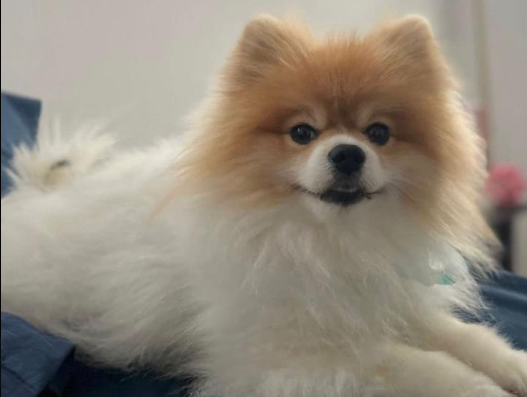
#> input picture img_transformation/barto.png, 527 x 397 px
$ jupyter execute Untitled-1.ipynb
#> lines starting #> are read from the running program, lines starting #| are printed output that depends on the picture
[cell 1]
import numpy as np
import cv2
from matplotlib import pyplot as plt

def bgr2rgb(img):
    return cv2.cvtColor(img, cv2.COLOR_BGR2RGB)

img = cv2.imread('barto.png')
#> img is the input picture: shape (397, 527, 3); mean B, G, R 126.4, 139.9, 148.9
plt.imshow(bgr2rgb(img))
plt.show()

[cell 2]
def crop(img, x1, y1, x2, y2):
    '''
    Crop an image using NumPy array indexing.
    Parameters:
    image (numpy.ndarray): The input image as a NumPy array.
    x1 (int): The x-coordinate of the top-left corner of the cropping area.
    y1 (int): The y-coordinate of the top-left corner of the cropping area.
    x2 (int): The x-coordinate of the bottom-right corner of the cropping area.
    y2 (int): The y-coordinate of the bottom-right corner of the cropping area.

    Returns:
    numpy.ndarray: The cropped image as a NumPy array.
    '''
    # YOUR CODE HERE

    cropped_image = img[x1:x2, y1:y2]

    return cropped_image


imgcropped = crop(img,30,30,40,50)
plt.imshow(bgr2rgb(imgcropped))
plt.show()
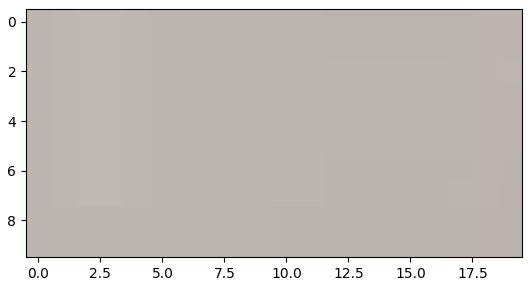
#> figure drawn by matplotlib, 1 panel

[cell 3]
def flip(img, axis):
    '''
    Flip an image using NumPy array indexing.

    Parameters:
    image (numpy.ndarray): The input image as a NumPy array.
    axis (int): The axis along which to flip the image.
                0: Flip vertically (upside down).
                1: Flip horizontally (mirror image).

    Returns:
    numpy.ndarray: The flipped image as a NumPy array.
    '''
#> called with axis = 1
     # YOUR CODE HERE
    flipped_image = cv2.flip(img,axis)
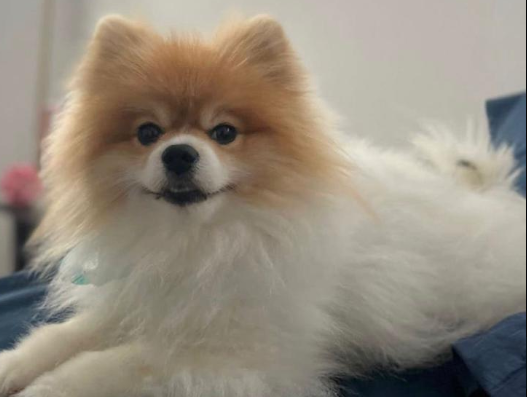
#> flipped_image: shape (397, 527, 3); mean B, G, R 126.4, 139.9, 148.9
    return flipped_image

newimg = flip(img,1)
plt.imshow(bgr2rgb(newimg))
plt.show()

[cell 4]
def translate_image(img, dx, dy):
    '''
    Parameters:
    image (numpy.ndarray): The input image as a NumPy array.
    dx (int): The translation amount in the x-direction. Positive values translate to the right.
    dy (int): The translation amount in the y-direction. Positive values translate down

    Returns:
    numpy.ndarray: The translated image as a NumPy array.
    '''
#> called with dx = 20, dy = 20

    # YOUR CODE HERE
    h, w = img.shape[:2]
#> h = 397; w = 527
    T = np.float32([[1, 0, w/4],[0, 1, h/4]])
#> T = [[1, 0, 131.8], [0, 1, 99.25]]

    translated_image = cv2.warpAffine(img, T, (w,h))
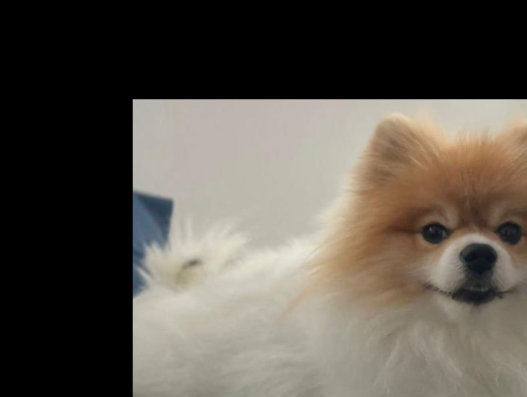
#> translated_image: shape (397, 527, 3); mean B, G, R 77.1, 85.5, 91.4

    return translated_image

translated_image = translate_image(img,20,20)
plt.imshow(bgr2rgb(translated_image))
plt.show()

[cell 5]
def rotate_image(img, angle):
    """
    Rotate an image using NumPy and OpenCV.

    Parameters:
    image (numpy.ndarray): The input image as a NumPy array.
    angle (float): The rotation angle in degrees.

    Returns:
    numpy.ndarray: The rotated image as a NumPy array.
    """
#> called with angle = 45

    # YOUR CODE HERE
    h, w = img.shape[:2]
#> h = 397; w = 527
    rotation_matrix = cv2.getRotationMatrix2D((w/2, h/2), angle, 1)
    rotated_image = cv2.warpAffine(img, rotation_matrix,(w, h))
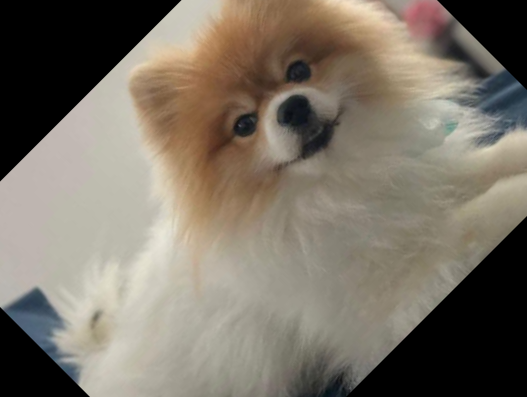
#> rotated_image: shape (397, 527, 3); mean B, G, R 102.7, 114.9, 123.2
    return rotated_image

rotated_image = rotate_image(img,45)
plt.imshow(bgr2rgb(rotated_image))
plt.show()

$ run again, with img_transformation/monkey.jpeg saved as img_transformation/barto.png
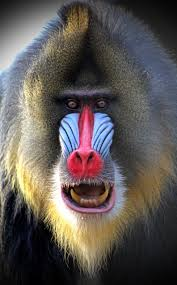
#> input picture img_transformation/monkey.jpeg, 177 x 285 px
#> img is the input picture: shape (285, 177, 3); mean B, G, R 84, 87.3, 93.7
#> in translate_image, `translated_image = cv2.warpAffine(img, T, (w,h))`:
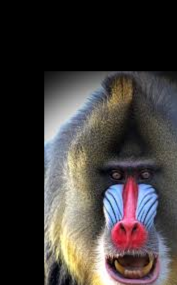
#> translated_image: shape (285, 177, 3); mean B, G, R 57.9, 59.2, 64.4
#> in rotate_image, `rotated_image = cv2.warpAffine(img, rotation_matrix,(w, h))`:
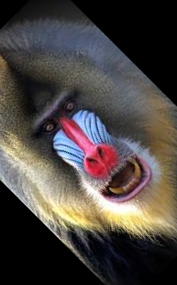
#> rotated_image: shape (285, 177, 3); mean B, G, R 66.5, 69.9, 76.4
